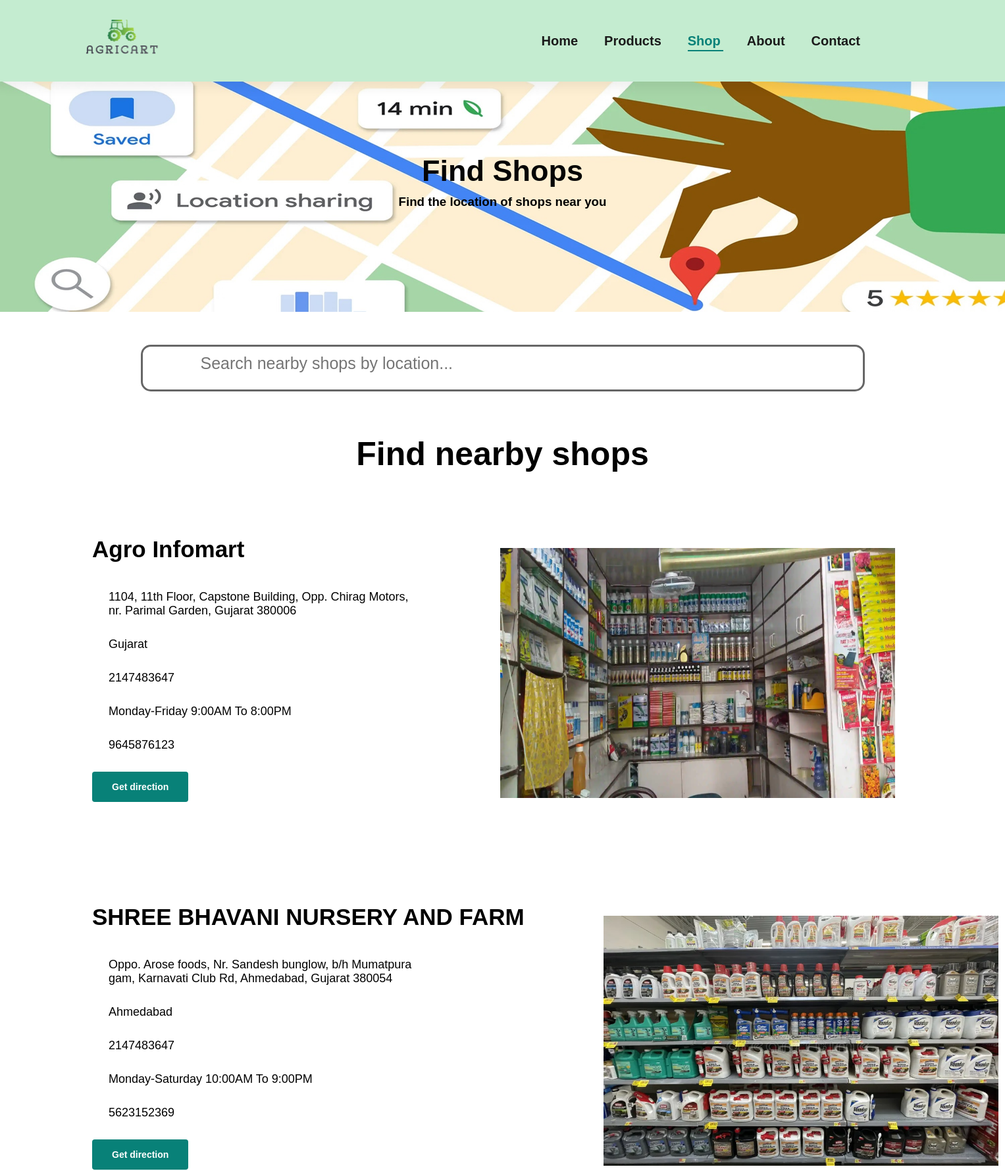
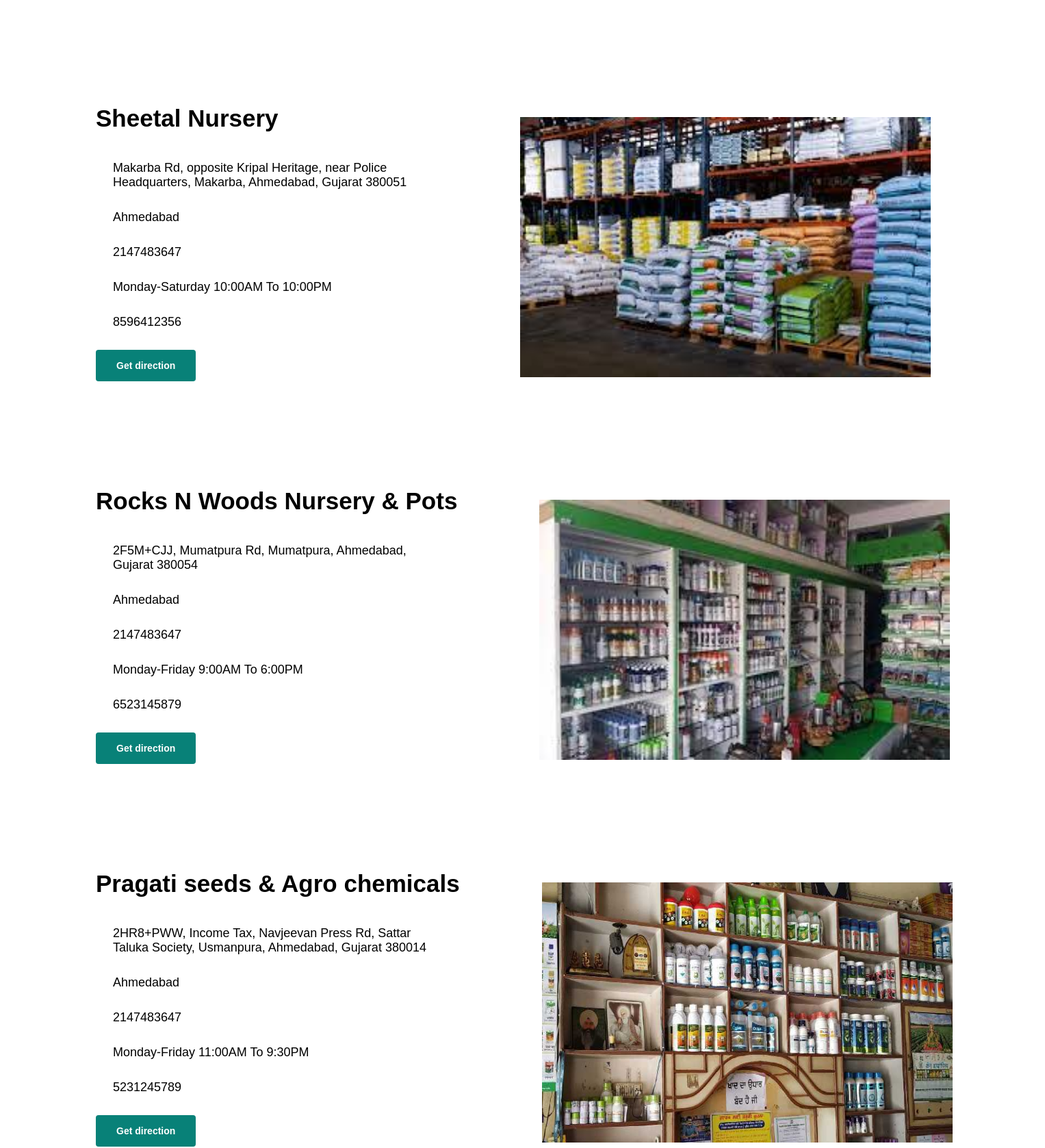
/buyer/shop.php (signed in, upper part), run on the app's committed database (2 pictures, top to bottom).
### tables this page shows
CREATE TABLE `shop_details` (
  `shop_id` int(255) NOT NULL,
  `seller_id` int(255) NOT NULL,
  `name` varchar(255) NOT NULL,
  `address` varchar(255) NOT NULL,
  `city` varchar(255) NOT NULL,
  `email` varchar(255) NOT NULL,
  `contact_no` int(11) NOT NULL,
  `time` varchar(255) NOT NULL,
  `contact_person` varchar(255) NOT NULL,
  `location` varchar(255) NOT NULL,
  `photo` varchar(255) NOT NULL
);

### buyer/shop.php (the view, shortened to what this page needs)
<?php
include("../database/connection.php");
if(isset($_GET['location'])) {
    $search_location = $_GET['location'];
    $query = "SELECT * FROM shop_details WHERE city = '$search_location' OR address = '$search_location'";
} else {
    $query = "SELECT * FROM shop_details";
}
$result = mysqli_query($conn, $query);
?>
<!DOCTYPE html>
<html lang="en">
<head>
    <link rel="stylesheet" href="home.css">
</head>
<body>
<section id="header">
    <a onclick="reloadPage()"><img src="../images/homelogo.png" class="logo"></a>
    <div>
        <ul id="navbar">
            <li  class="module"><a href="index.php">Home</a></li>
            <li class="module"><a href="product.php">Products</a></li>
            <li class="module"><a class="active" href="shop.php">Shop</a></li>
            <li  class="module"><a href="about.php">About</a></li>
            <li class="module"><a href="contact.php">Contact</a></li>
        </ul>
    </div>
</section>
<section id="map-hadder" class="shop-headder">
    <h2>Find Shops</h2>
    <p><h3>Find the location of shops near you</h3></p>
</section>
<center>
    <section id="search">
        <form method="GET" action="shop.php">
        <button type="submit"><ion-icon name="search-sharp"></ion-icon></button>
            <input type="text" name="location" placeholder="Search nearby shops by location...">
        </form>
    </section>
</center>
<br><br>
<center><h1 class="map-h1">Find nearby shops</h1></center>
<br><br>
<section id="shop-details" class="section-p1">
    <?php
     if (mysqli_num_rows($result) > 0):
        while ($row = mysqli_fetch_assoc($result)): ?>
            <div class="outer">
                <div class="detalis_2">
                    <h2><?php echo $row['name']; ?></h2>
                    <div class="abcd">
                        <li>
                            <p><?php echo $row['address']; ?></p>
                        </li>
                        <li>
                            <p><?php echo $row['email']; ?></p>
                        </li>
                        <li>
                            <p><?php echo $row['contact_no']; ?></p>
                        </li>
                        <li>
                            <p><?php echo $row['time']; ?></p>
                        </li>
                        <li>
                            <p><?php echo $row['contact_person']; ?></p>
                        </li>
                        <li>
                            <a href="<?php echo $row['location']; ?>" target="_blank"><button class="normal">Get direction</button></a>
                        </li>
                    </div>
                </div>
                <div class="img_abcd">
                    <img src="../images/<?php echo $row['photo']; ?>" alt="<?php echo $row['name']; ?>">
                </div>
            </div>
        <?php endwhile; ?>
    <?php endif; ?>
</section>
</body>
<?php
include ("footer.php");
?>
</html>

### buyer/home.css (style rules this page uses)
* { font-family: 'spartan', sans-serif; margin: 0; padding: 0; box-sizing: border-box; }
img.logo { height: 5rem; width: 8.125rem; }
#header { display: flex; align-items: center; justify-content: space-between; padding: 1.25rem 7.5rem; background: #c4ecd0; box-shadow: 0 5px 15px 5px rgb(0,0,0,0.06); z-index: 999; position: sticky; top: 0; left: 0; }
#navbar { display: flex; align-items: center; justify-content: center; }
#navbar li { list-style: none; padding: 0 1.25rem; position: relative; }
#navbar li a { text-decoration: none; font-size: 1.25rem; font-weight: 600; color: #1a1a1a; transition: 0.3s ease; }
#navbar li.module a:hover, #navbar li.module a.active { color: #088178; }
#navbar li.module a.active::after, #navbar li.module a:hover::after { content: ""; width: 60%; height: 0.125rem; background: #088178; position: absolute; bottom: -0.25rem; left: 1.25rem; }
button.normal { font-size: 14px; font-weight: 600; padding: 15px 30px; color: black; background-color: white; border-radius: 4px; cursor: pointer; border: none; outline: none; transition: 0.3s; }
.section-p1 { padding: 40px 80px; }
input { width: 100%; padding: 10px; margin-bottom: 15px; box-sizing: border-box; }
button { background-color:#088178; color: #fff; padding: 10px 20px; border: none; border-radius: 5px; cursor: pointer; }
#map-hadder { margin-bottom: 50px; padding: 50px; text-align: center; background-image: url("../images/map.jpg"); background-repeat: no-repeat; background-position: center; background-size: cover; width: 100%; height: 350px; }
#map-hadder h2 { color: rgb(5, 5, 5); margin-bottom: 10px; margin-top: 60px; font-size: 45px; font-weight: 800; }
#map-hadder p { color: rgb(0, 0, 0); }
#search { font-size: 25px; justify-content: space-between; border: solid #666666; width: 1100px; padding: 5px; border-radius: 15px; margin-bottom: 30px; }
#search button { border: none; outline: none; font-size: 22px; color: #666666; background-color: transparent; margin-right: 15px; }
#search input { height: 40px; width: 1000px; border: none; outline: none; font-size: 25px; color: #666666; }
#shop-details .outer { display: flex; align-items:center; margin-bottom: 100px; padding: 20px; }
.abcd { width: 500px; }
.img_abcd { margin-left: -300px; }
#shop-details { display: grid; align-items:center; justify-content: space-between; margin-left: 40px; }
#shop-details h2 { font-size: 35px; line-height: 40px; padding-bottom: 27px; }
#shop-details li { list-style: none; display: flex; padding: 15px 0; font-size: 25px; }
#shop-details li p { margin-left: 25px; font-size: 18px; }
#shop-details img { height: 380px; width: 600px; margin-left: 70%; }
#shop-details button { background-color: #088178; color: white; white-space: nowrap; }
.map-h1 { font-size: 50px }

### data on the page
shop_details: name "Agro Infomart", address "1104, 11th Floor, Capstone Building, Opp. Chirag Motors, nr. Parimal Garden, Gujarat 380006", email "Gujarat", contact_no "2147483647", time "Monday-Friday 9:00AM To 8:00PM", contact_person "9645876123", photo (picture)
shop_details: name "SHREE BHAVANI NURSERY AND FARM", address "Oppo. Arose foods, Nr. Sandesh bunglow, b/h Mumatpura gam, Karnavati Club Rd, Ahmedabad, Gujarat 380054", email "Ahmedabad", contact_no "2147483647", time "Monday-Saturday 10:00AM To 9:00PM", contact_person "5623152369", photo (picture)
shop_details: name "Sheetal Nursery", address "Makarba Rd, opposite Kripal Heritage, near Police Headquarters, Makarba, Ahmedabad, Gujarat 380051", email "Ahmedabad", contact_no "2147483647", time "Monday-Saturday 10:00AM To 10:00PM", contact_person "8596412356", photo (picture)
shop_details: name "Rocks N Woods Nursery & Pots", address "2F5M+CJJ, Mumatpura Rd, Mumatpura, Ahmedabad, Gujarat 380054", email "Ahmedabad", contact_no "2147483647", time "Monday-Friday 9:00AM To 6:00PM", contact_person "6523145879", photo (picture)
shop_details: name "Pragati seeds & Agro chemicals", address "2HR8+PWW, Income Tax, Navjeevan Press Rd, Sattar Taluka Society, Usmanpura, Ahmedabad, Gujarat 380014", email "Ahmedabad", contact_no "2147483647", time "Monday-Friday 11:00AM To 9:30PM", contact_person "5231245789", photo (picture)
